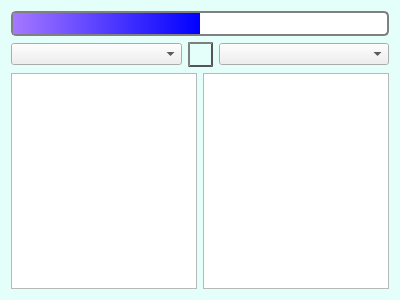
<?xml version="1.0" encoding="UTF-8"?>
<ui version="4.0">
 <class>Dialog</class>
 <widget class="QDialog" name="Dialog">
  <property name="geometry">
   <rect>
    <x>0</x>
    <y>0</y>
    <width>400</width>
    <height>300</height>
   </rect>
  </property>
  <property name="windowTitle">
   <string>Dialog</string>
  </property>
  <property name="styleSheet">
   <string notr="true">QDialog{
	background-color: rgb(228, 255, 250);
}</string>
  </property>
  <layout class="QVBoxLayout" name="verticalLayout">
   <item>
    <widget class="QProgressBar" name="progressBar">
     <property name="font">
      <font>
       <pointsize>8</pointsize>
      </font>
     </property>
     <property name="styleSheet">
      <string notr="true">QProgressBar {
    border: 2px solid grey;
    border-radius: 5px;
}

QProgressBar::chunk {
    background-color: qlineargradient(spread:pad, x1:0, y1:0, x2:1, y2:0, stop:0 rgba(165, 120, 255, 255), stop:1 rgba(0, 0, 255, 255));
    /*width: 20px;*/

}
</string>
     </property>
     <property name="minimum">
      <number>0</number>
     </property>
     <property name="maximum">
      <number>0</number>
     </property>
     <property name="value">
      <number>-1</number>
     </property>
     <property name="textVisible">
      <bool>false</bool>
     </property>
     <property name="invertedAppearance">
      <bool>false</bool>
     </property>
    </widget>
   </item>
   <item>
    <layout class="QHBoxLayout" name="horizontalLayout_2" stretch="0,0,0">
     <property name="topMargin">
      <number>0</number>
     </property>
     <item>
      <widget class="ExtendedComboBox" name="sourceLanguageCombo"/>
     </item>
     <item>
      <widget class="QPushButton" name="reverseLanguages">
       <property name="minimumSize">
        <size>
         <width>25</width>
         <height>25</height>
        </size>
       </property>
       <property name="maximumSize">
        <size>
         <width>25</width>
         <height>25</height>
        </size>
       </property>
       <property name="toolTip">
        <string>Reverse Languages</string>
       </property>
       <property name="statusTip">
        <string/>
       </property>
       <property name="styleSheet">
        <string notr="true">QPushButton {
    border: 2px solid #555;
    /*border-radius: 12px;*/
    border-style: outset;
    }

QPushButton:hover {  /* light */
	background-color: rgb(240, 255, 255);
    }

QPushButton:pressed { /* lighter */
    border-style: inset;
    }
</string>
       </property>
       <property name="text">
        <string/>
       </property>
       <property name="icon">
        <iconset resource="reasource.qrc">
         <normaloff>:/icon/images/reverse.png</normaloff>:/icon/images/reverse.png</iconset>
       </property>
       <property name="iconSize">
        <size>
         <width>16</width>
         <height>16</height>
        </size>
       </property>
      </widget>
     </item>
     <item>
      <widget class="ExtendedComboBox" name="destinationLanguageCombo"/>
     </item>
    </layout>
   </item>
   <item>
    <layout class="QHBoxLayout" name="horizontalLayout">
     <item>
      <widget class="MessageEntry" name="inputTextEdit">
       <property name="tabChangesFocus">
        <bool>false</bool>
       </property>
       <property name="lineWrapMode">
        <enum>QTextEdit::WidgetWidth</enum>
       </property>
       <property name="lineWrapColumnOrWidth">
        <number>0</number>
       </property>
       <property name="readOnly">
        <bool>false</bool>
       </property>
       <property name="overwriteMode">
        <bool>false</bool>
       </property>
       <property name="textInteractionFlags">
        <set>Qt::LinksAccessibleByKeyboard|Qt::LinksAccessibleByMouse|Qt::TextBrowserInteraction|Qt::TextEditable|Qt::TextEditorInteraction|Qt::TextSelectableByKeyboard|Qt::TextSelectableByMouse</set>
       </property>
       <property name="placeholderText">
        <string/>
       </property>
      </widget>
     </item>
     <item>
      <widget class="QTextBrowser" name="outputBrowser"/>
     </item>
    </layout>
   </item>
  </layout>
 </widget>
 <customwidgets>
  <customwidget>
   <class>ExtendedComboBox</class>
   <extends>QComboBox</extends>
   <header location="global">SettingsDialog.extendedcombobox</header>
  </customwidget>
  <customwidget>
   <class>MessageEntry</class>
   <extends>QTextEdit</extends>
   <header location="global">TranslationWindow.MessageEntry</header>
  </customwidget>
 </customwidgets>
 <resources>
  <include location="reasource.qrc"/>
 </resources>
 <connections/>
</ui>
